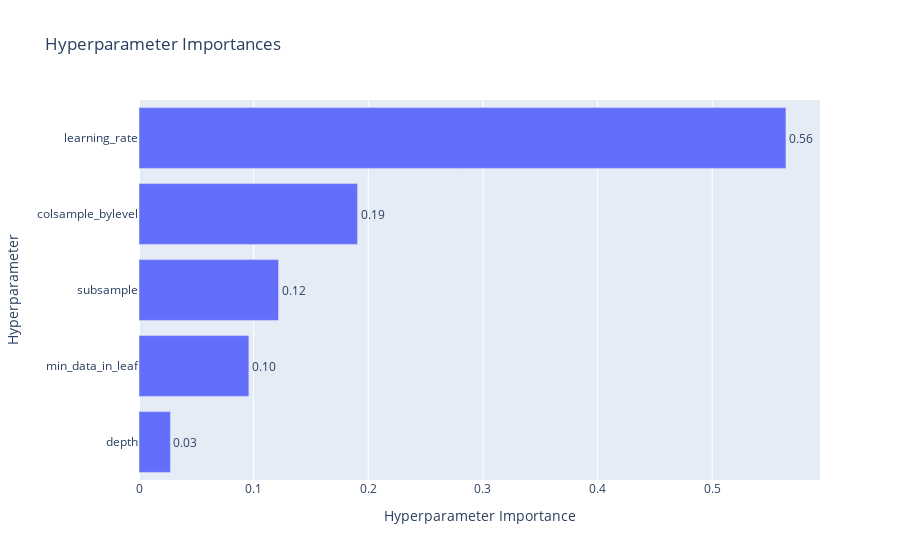

Notebook code for this chart:
### Code cell
plot_param_importances(study).show()

### Figure 1 — Plotly figure (JSON) as saved in the notebook; plotly's stock layout.template omitted (floating-point values rounded to 4 significant figures)
{"data": [{"cliponaxis": false, "hovertemplate": ["depth (IntDistribution): 0.02741236892717962<extra></extra>", "min_data_in_leaf (IntDistribution): 0.09585124738711102<extra></extra>", "subsample (FloatDistribution): 0.1217405537387534<extra></extra>", "colsample_bylevel (FloatDistribution): 0.1906562578098844<extra></extra>", "learning_rate (FloatDistribution): 0.5643395721370716<extra></extra>"], "name": "Objective Value", "orientation": "h", "text": ["0.03", "0.10", "0.12", "0.19", "0.56"], "textposition": "outside", "type": "bar", "x": [0.02741, 0.09585, 0.1217, 0.1907, 0.5643], "y": ["depth", "min_data_in_leaf", "subsample", "colsample_bylevel", "learning_rate"]}], "layout": {"title": {"text": "Hyperparameter Importances"}, "xaxis": {"title": {"text": "Hyperparameter Importance"}}, "yaxis": {"title": {"text": "Hyperparameter"}}}}
